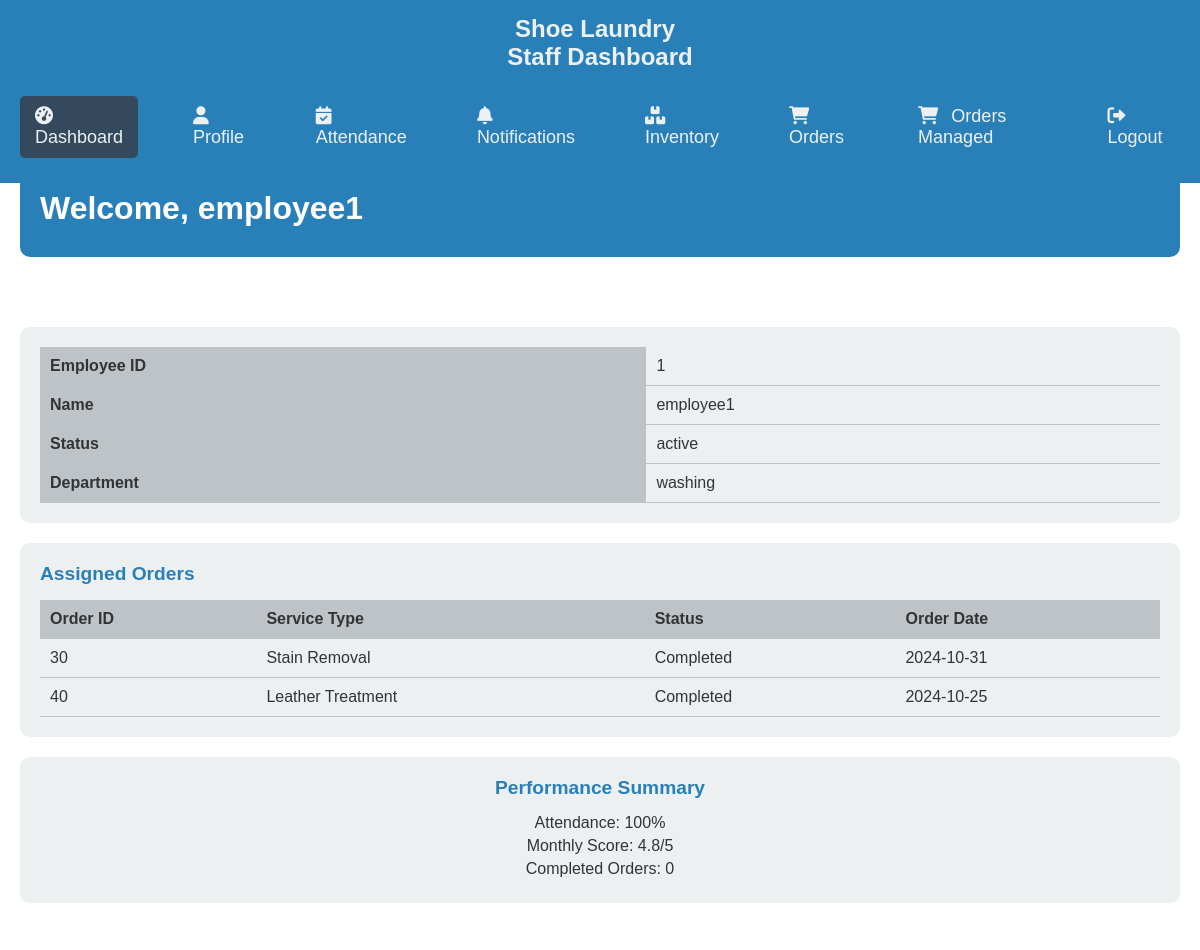
The app's page /dash.php (signed in) with its own data.
### tables this page shows
CREATE TABLE `employees` (
  `employee_id` int(11) NOT NULL,
  `username` varchar(50) NOT NULL,
  `password` varchar(255) NOT NULL,
  `fname` varchar(100) NOT NULL,
  `lname` varchar(50) DEFAULT NULL,
  `phone` varchar(11) DEFAULT NULL,
  `status` enum('active','inactive') DEFAULT 'active',
  `department` varchar(50) DEFAULT NULL,
  `attendance` int(11) DEFAULT 0,
  `performance_score` decimal(5,2) DEFAULT 0.00,
  `created_at` timestamp NOT NULL DEFAULT current_timestamp(),
  `updated_at` timestamp NOT NULL DEFAULT current_timestamp() ON UPDATE current_timestamp(),
  `is_available` tinyint(1) DEFAULT 1
);

CREATE TABLE `bookings` (
  `booking_id` int(11) NOT NULL,
  `username` varchar(50) NOT NULL,
  `customer_email` varchar(255) DEFAULT NULL,
  `service_type` varchar(100) NOT NULL,
  `delivery_date` date NOT NULL,
  `delivery_time` time NOT NULL,
  `booking_date` timestamp NOT NULL DEFAULT current_timestamp(),
  `booking_status` varchar(50) DEFAULT 'Pending',
  `cust_id` int(11) NOT NULL,
  `employee_id` int(11) DEFAULT NULL,
  `phone` varchar(11) DEFAULT NULL,
  `number_of_shoes` int(11) NOT NULL,
  `shoe_type` varchar(255) NOT NULL,
  `material_type` varchar(255) NOT NULL,
  `special_requests` text DEFAULT NULL,
  `addon_services` text DEFAULT NULL,
  `courier_status` enum('Assigned','Delivered','Complete') DEFAULT NULL,
  `pickup_status` enum('Not Picked','Picked','In Transit','Delivered') DEFAULT 'Not Picked',
  `house_name` varchar(255) NOT NULL,
  `street_name` varchar(255) NOT NULL,
  `district` varchar(255) NOT NULL,
  `pincode` varchar(10) NOT NULL,
  `bk_user_status` enum('Active','Cancelled') DEFAULT 'Active',
  `delivery_status` varchar(100) DEFAULT NULL
);

CREATE TABLE `services` (
  `service_id` int(11) NOT NULL,
  `service_name` varchar(255) NOT NULL,
  `service_category` enum('Main','Add-on') NOT NULL,
  `price` decimal(10,2) NOT NULL,
  `description` text NOT NULL,
  `photo` varchar(255) NOT NULL
);

### dash.php (the view, shortened to what this page needs)
<?php
include('db.php');
$username = $_SESSION['username'];
$query = "SELECT employee_id, fname, status, department FROM employees WHERE username = ?";
$stmt = $conn->prepare($query);
$stmt->bind_param("s", $username);
$stmt->execute();
$result = $stmt->get_result();
$employee = $result->fetch_assoc();
$bookings_query = "
    SELECT b.booking_id AS order_id, s.service_name AS service_type, b.booking_status AS status, b.delivery_date AS order_date
    FROM bookings b
    JOIN services s ON b.service_type = s.service_id
    WHERE b.employee_id = ?";
$stmt_bookings = $conn->prepare($bookings_query);
$stmt_bookings->bind_param("i", $employee['employee_id']);
$stmt_bookings->execute();
$bookings_result = $stmt_bookings->get_result();
$attendance_query = "SELECT COUNT(*) AS total_days FROM attendance WHERE employee_id = ? AND MONTH(attendance_date) = MONTH(CURRENT_DATE)";
$attendance_stmt = $conn->prepare($attendance_query);
$attendance_stmt->bind_param("i", $employee['employee_id']);
$attendance_stmt->execute();
$attendance_result = $attendance_stmt->get_result();
$total_days = $attendance_result->fetch_assoc()['total_days'];
$attendance_status_query = "SELECT COUNT(*) AS attended_days FROM attendance WHERE employee_id = ? AND status = 'present' AND MONTH(attendance_date) = MONTH(CURRENT_DATE)";
$attendance_status_stmt = $conn->prepare($attendance_status_query);
$attendance_status_stmt->bind_param("i", $employee['employee_id']);
$attendance_status_stmt->execute();
$attendance_status_result = $attendance_status_stmt->get_result();
$attended_days = $attendance_status_result->fetch_assoc()['attended_days'];
$attendance_percentage = ($total_days > 0) ? round(($attended_days / $total_days) * 100, 2) : 0;
$order_query = "SELECT COUNT(*) AS completed_orders FROM orders WHERE employee_id = ? AND order_status = 'completed'";
$order_stmt = $conn->prepare($order_query);
$order_stmt->bind_param("i", $employee['employee_id']);
$order_stmt->execute();
$order_result = $order_stmt->get_result();
$completed_orders = $order_result->fetch_assoc()['completed_orders'];
$monthly_score = 4.8;
?>
<!DOCTYPE html>
<html lang="en">
<head>
    <link rel="stylesheet" href="https://cdnjs.cloudflare.com/ajax/libs/font-awesome/6.0.0-beta3/css/all.min.css">
    <link rel="stylesheet" href="dashh.css">
</head>
<body>
<div class="topbar">
    <h2>Shoe Laundry</h2>
    <h2>Staff Dashboard</h2>
    <ul>
        <li><a href="dash.php" class="active"><i class="fas fa-tachometer-alt"></i> Dashboard</a></li>
        <li><a href="emm.php"><i class="fas fa-user"></i> Profile</a></li>
        <li><a href="attendance.php"><i class="fas fa-calendar-check"></i> Attendance</a></li>
        <li><a href="notification.php"><i class="fas fa-bell"></i> Notifications</a></li>
        <li><a href="inventory.php"><i class="fas fa-boxes"></i> Inventory</a></li>
        <li><a href="orders.php"><i class="fas fa-shopping-cart"></i> Orders</a></li>
        <li><a href="or.php"><i class="fas fa-shopping-cart"></i> Orders Managed</a></li>
        <li><a href="logout.php"><i class="fas fa-sign-out-alt"></i> Logout</a></li>
    </ul>
</div>
<div class="main-content">
    <div class="header">
        <h1>Welcome, <?php echo htmlspecialchars($employee['fname']); ?></h1>
    </div>
    <div class="employee-details">
        <table>
            <tr>
                <th>Employee ID</th>
                <td><?php echo htmlspecialchars($employee['employee_id']); ?></td>
            </tr>
            <tr>
                <th>Name</th>
                <td><?php echo htmlspecialchars($employee['fname']); ?></td>
            </tr>
            <tr>
                <th>Status</th>
                <td><?php echo htmlspecialchars($employee['status']); ?></td>
            </tr>
            <tr>
                <th>Department</th>
                <td><?php echo htmlspecialchars($employee['department']); ?></td>
            </tr>
        </table>
    </div>
    <div class="assigned-orders">
        <h2>Assigned Orders</h2>
        <?php if ($bookings_result->num_rows > 0): ?>
            <table>
                <tr>
                    <th>Order ID</th>
                    <th>Service Type</th>
                    <th>Status</th>
                    <th>Order Date</th>
                </tr>
                <?php while ($booking = $bookings_result->fetch_assoc()): ?>
                    <tr>
                        <td><?php echo htmlspecialchars($booking['order_id']); ?></td>
                        <td><?php echo htmlspecialchars($booking['service_type']); ?></td>
                        <td><?php echo htmlspecialchars($booking['status']); ?></td>
                        <td><?php echo htmlspecialchars($booking['order_date']); ?></td>
                    </tr>
                <?php endwhile; ?>
            </table>
        <?php else: ?>
            <p>No orders assigned currently.</p>
        <?php endif; ?>
    </div>
    <div class="performance-summary">
        <h2>Performance Summary</h2>
        <p>Attendance: <?php echo $attendance_percentage; ?>%</p>
        <p>Monthly Score: <?php echo $monthly_score; ?>/5</p>
        <p>Completed Orders: <?php echo $completed_orders; ?></p>
    </div>
</div>
</body>
</html>

### dashh.css (style rules this page uses)
* { margin: 0; padding: 0; box-sizing: border-box; font-family: 'Arial', sans-serif; }
body { background-color: #f4f4f4; display: flex; flex-direction: column; min-height: 100vh; color: #333; }
.topbar { width: 100%; background-color:#2980b9; padding: 15px 0; position: fixed; top: 0; left: 0; z-index: 100; }
.topbar h2 { color: #ecf0f1; text-align: center; margin: 0; }
.topbar ul { list-style-type: none; display: flex; justify-content: center; margin-top: 15px; }
.topbar ul li { padding: 10px 20px; }
.topbar ul li a { color: #ecf0f1; text-decoration: none; font-size: 18px; padding: 10px 15px; display: block; transition: background-color 0.3s ease; }
.topbar ul li a:hover, .topbar ul li a.active { background-color: #34495e; border-radius: 5px; }
.topbar ul li a i { margin-right: 8px; }
.topbar h2:first-child { font-size: 1.5em; font-weight: bold; margin-right: 10px; }
.main-content { padding-top: 150px; padding: 20px; background-color: #fff; flex-grow: 1; min-height: 100vh; margin-top: 150px; }
.main-content .header { background-color: #2980b9; color: #fff; padding: 20px; border-radius: 10px; }
.main-content .header h1 { margin-bottom: 10px; }
.employee-details { margin-top: 70px; background-color: #ecf0f1; padding: 20px; border-radius: 10px; }
.employee-details table { width: 100%; border-collapse: collapse; }
.employee-details table th, .employee-details table td { padding: 10px; text-align: left; border-bottom: 1px solid #bdc3c7; }
.employee-details table th { background-color: #bdc3c7; }
.employee-details table td { background-color: #ecf0f1; }
.assigned-orders { margin-top: 20px; background-color: #ecf0f1; padding: 20px; border-radius: 10px; }
.assigned-orders h2 { font-size: 1.2em; margin-bottom: 15px; color: #2980b9; }
.assigned-orders table { width: 100%; border-collapse: collapse; }
.assigned-orders table th, .assigned-orders table td { padding: 10px; text-align: left; border-bottom: 1px solid #bdc3c7; }
.assigned-orders table th { background-color: #bdc3c7; color: #333; }
.assigned-orders table td { background-color: #ecf0f1; color: #333; }
.performance-summary { margin-top: 20px; background-color: #ecf0f1; padding: 20px; border-radius: 10px; text-align: center; }
.performance-summary h2 { font-size: 1.2em; margin-bottom: 15px; color: #2980b9; }
.performance-summary p { font-size: 1em; color: #333; margin-bottom: 5px; }

### records on screen
employees: fname "employee1", employee_id "1", status "active", department "washing"
bookings: booking_id "30", services.service_name "Stain Removal", booking_status "Completed", delivery_date "2024-10-31"
bookings: booking_id "40", services.service_name "Leather Treatment", booking_status "Completed", delivery_date "2024-10-25"

### other values on screen
$attendance_percentage "100"
$monthly_score "4.8"
$completed_orders "0"
